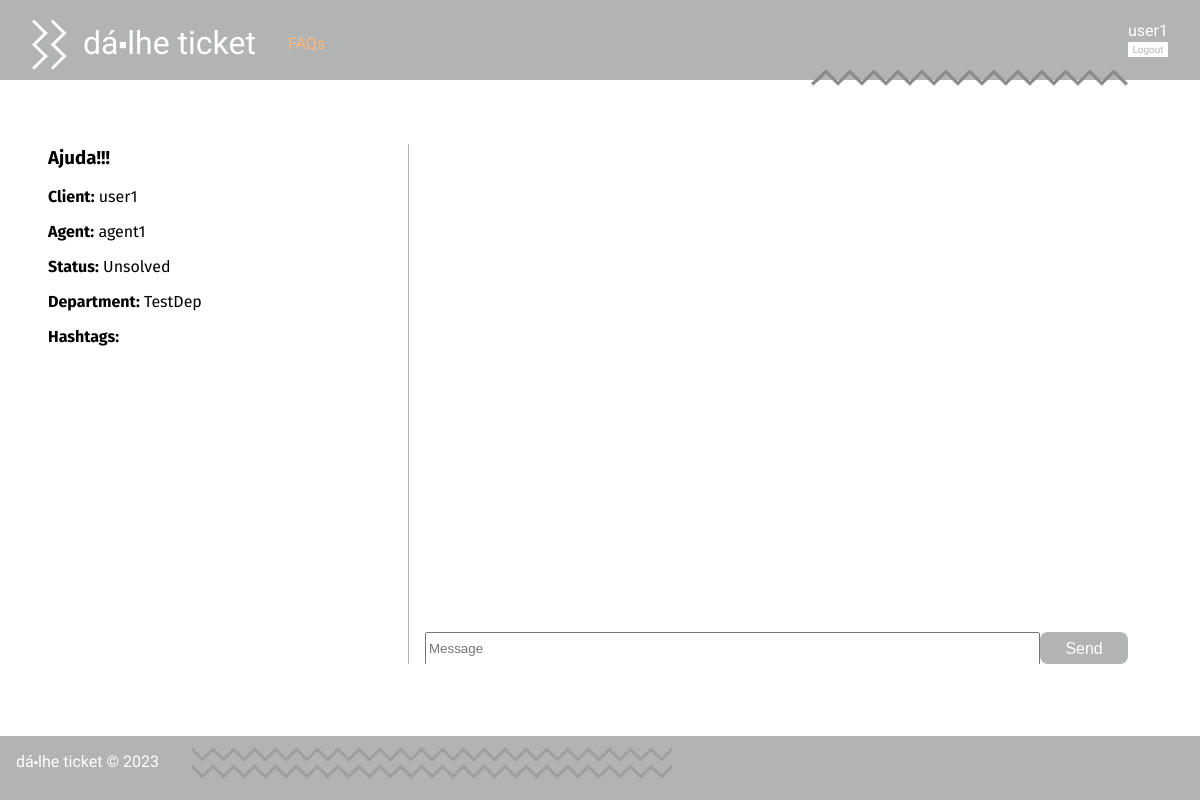
The app's page /pages/ticket.php?id=4 (signed in), older data.
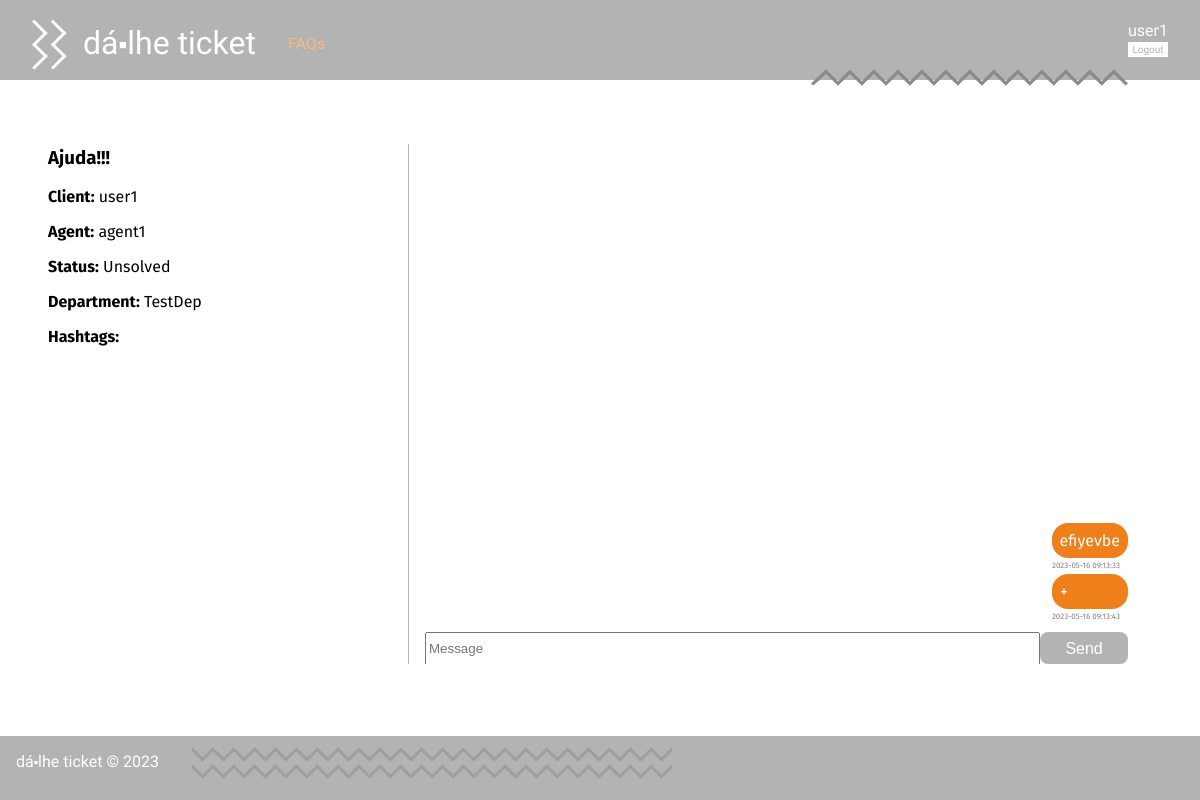
The same page, newer data.
### tables this page shows
CREATE TABLE Ticket(
   id integer primary key autoincrement,
   title varchar(60) not null,
   client varchar(20) not null,
   agent varchar(20),
   status varchar(10) not null,
   department varchar(20),
   foreign key (client) references User(username),
   foreign key (agent) references User(username),
   foreign key (department) references Department(name)
);

CREATE TABLE Message(
   id integer primary key autoincrement,
   ticketId integer not null,
   isFromClient boolean not null,
   message text not null,
   author varchar(20) not null,
   datetime datetime not null,
   foreign key (ticketId) references Ticket(id)
);

### pages/ticket.php (called while the page is built, shortened)
<?php
    require_once(__DIR__ . '/../database/connection.db.php');
    require_once(__DIR__ . '/../database/ticket.class.php');
    require_once(__DIR__ . '/../database/user.class.php');
    require_once(__DIR__ . '/../templates/common.tpl.php');
    require_once(__DIR__ . '/../templates/ticket.tpl.php');
    require_once(__DIR__ . '/../utils/session.php');
    $session = new Session();
    $db = getDatabaseConnection();
    drawHeader();
    $ticket = Ticket::getTicketById($db, intval($_GET['id']));
    drawTicket($db, $ticket);
    drawFooter();
?>

### utils/session.php (called while the page is built, shortened)
<?php
  class Session {
    public function isLoggedIn() : bool {
      return isset($_SESSION['id']);
    }
    public function getName() : ?string {
      return isset($_SESSION['name']) ? $_SESSION['name'] : null;
    }
  }
?>

### database/ticket.class.php (called while the page is built, shortened)
<?php
class Ticket {
    public function __construct(int $id, string $title, string $client, ?string $agent, string $status, string $department) {
        $this->id = $id;
        $this->title = $title;
        $this->client = $client;
        $this->agent = $agent;
        $this->status = $status;
        $this->department = $department;
    }
    static public function getTicketById(PDO $db, int $id) : Ticket {
        $stmt = $db->prepare('SELECT * from Ticket WHERE id = ?');
        $stmt->execute(array($id));
        $line = $stmt->fetchAll()[0];
        $ticket = new Ticket(
            $line['id'],
            $line['title'],
            $line['client'],
            $line['agent'],
            $line['status'],
            $line['department'],
        );
        return $ticket;
    }
}
?>

### database/user.class.php (called while the page is built, shortened)
<?php
class User{
  public function __construct(string $name, string $username, string $email, string $type, string $department, int $ticket_count, int $closed_tickets){
    $this->username = $username;
  }
  static public function getUserTypeByUsername(PDO $db, string $username) : string {
    $stmt = $db->prepare('SELECT type from User where username = ?');
    $stmt->execute(array($username));
    return $stmt->fetchAll()[0]['type'];
  }
  static public function getUserByUsername(PDO $db, string $username) : User {
    $stmt = $db->prepare('SELECT * from User where username = ?');
    $stmt->execute(array($username));
    $user = $stmt->fetchAll()[0];
    return new User(
      $user['name'],
      $user['username'],
      $user['email'],
      $user['type'],
      $user['department'],
      intval($user['ticket_count']),
      intval($user['closed_tickets'])
    );
  }
}
?>

### database/message.class.php (called while the page is built, shortened)
<?php
  require_once(__DIR__ . '/../utils/session.php');
  class Message{
    public string $author;
    public function __construct(int $id, int $ticketId, bool $isFromClient, string $message, string $author, string $datetime){
      $this->message = $message;
      $this->author = $author;
      $this->datetime = $datetime;
    }
    public function isMine(PDO $db){
      $session = new Session();
      return $this->author == $session->getName();
    }
    static public function getAllMessagesAndChangesFromTicket(PDO $db, int $id) : array {
        $stmt = $db->prepare('
            SELECT m.id, m.ticketId, m.isFromClient, m.message, m.author, m.datetime
            FROM Message m JOIN Ticket t
            ON m.ticketId = t.id
            WHERE t.id = ?
        ');
        $stmt->execute(array($id));
        $messages = array();
        while($message = $stmt->fetch()){
            $messages[] = new Message(
            $message['id'],
            intval($message['ticketId']),
            $message['isFromClient'] == 1,
            $message['message'],
            $message['author'],
            $message['datetime']
            );
        }
        $stmt = $db->prepare('
            SELECT m.id, m.ticketId, m.agent, m.action, m.datetime
            FROM Change m JOIN Ticket t
            ON m.ticketId = t.id
            WHERE t.id = ?
        ');
        $stmt->execute(array($id));
        $changes = array();
        $all = array_merge($messages, $changes);
        usort($all, function($a, $b){
            return strtotime($a->datetime) > strtotime($b->datetime);
        });
        return $all;
    }
  }
?>

### templates/ticket.tpl.php (the view, shortened to what this page needs)
<?php
    require_once(__DIR__ . '/../database/ticket.class.php');
    require_once(__DIR__ . '/../database/message.class.php');
?>
<?php function drawTicket(PDO $db, Ticket $ticket) {
    $session = new Session();
    $me = User::getUserByUsername($db, $session->getName());
    ?>
    <div class="ticket_details">
        <div class="ticket_info">
            <h3><?= $ticket->title ?></h3>
            <div class="ticket_client"><span class="bold">Client:</span> <?= $ticket->client ?></div>
            <?php if($ticket->agent !== null) { ?>
                <div class="ticket_agent"><span class="bold">Agent:</span> <?= $ticket->agent ?></div>
            <?php } ?>
            <div class="ticket_status"><span class="bold">Status:</span> <?= $ticket->status ?></div>
            <div class="ticket_department"><span class="bold">Department:</span> <?= $ticket->department ?></div>
            <div class="ticket_hashtags"><span class="bold">Hashtags: </span>
            </div>
        </div>
        <?php
            if(User::getUserTypeByUsername($db, $session->getName()) == 'admin' || $session->getName() == $ticket->agent || $session->getName() == $ticket->client || $ticket->agent == null) {
        ?>
        <div class="ticket_messages">
            <div class="message_list">
        <?php
            foreach(Message::getAllMessagesAndChangesFromTicket($db, $ticket->id) as $message) {
                if($message instanceof Message) {?>
                    <div class="ticket_message <?= $message->isMine($db) ? 'right' : 'left' ?>">
                        <div class="ticket_message_text"><p><?= $message->message ?></p></div>
                        <div class="date_not_hidden"><?= $message->datetime ?></div>
                    </div>
                <?php }
            }
            if (($ticket->client == $me->username || $ticket->agent == $me->username) && $ticket->status == 'Unsolved') {
                ?>
                </div>
            <form class="send_message" method=post action="../actions/action_send_message.php">
                <input type="text" name="message" placeholder="Message">
                <button class="message_button"type="Submit">Send</button>
            </form>
        </div>
    <?php } ?>
<?php } ?>
<?php } ?>

### templates/common.tpl.php (shortened to what this page needs)
<?php
  $name = 'Dá⬝lhe Ticket';
  require_once(__DIR__ . '/../utils/session.php');
  $session = new Session();
?>
<?php function drawHeader(bool $is_index = false) {
  global $session; ?>
<!DOCTYPE html>
<html lang="en-US">
  <head>
    <?php if($is_index){ ?>
      <link rel="stylesheet" href="../css/index.css">
      <link rel="stylesheet" href="../css/animation.css">
      <script src="../js/animation.js" defer></script>
    <?php } else { ?>
      <link rel="stylesheet" href="../css/style.css">
      <link rel="stylesheet" href="../css/header.css">
    <?php } ?>
  </head>
  <body>
    <header>
      <h1 class="hidden"><a href="/"><?php global $name; echo $name; ?></a></h1>
      <section class="header_options hidden">
        <a href="../pages/faqs.php" class="faqs">FAQs</a>
      </section>
      <section class="header_login hidden">
        <?php
          if ($session->isLoggedIn()) {
            drawLogoutForm($session);
          } else {
            drawLoginForm($session);
          } ?>
      </section>
      <img src="../img/riscas4.png" class="riscas_header">
    </header>
    <main>
<?php } ?>
<?php function drawFooter() { ?>
    </main>
    <footer class="hidden">
      <?php global $name; echo $name; ?> &copy; 2023
      <img src="../img/riscas2.png" class="riscas_footer">
    </footer>
  </body>
</html>
<?php } ?>
<?php function drawLogoutForm(Session $session) { ?>
  <form action="../actions/action_logout.php" method="post" class="logout hidden">
    <a href="../pages/profile.php?username=<?=$session->getName()?>"><?=$session->getName()?></a>
    <button type="submit">Logout</button>
  </form>
<?php } ?>

### css/style.css (style rules this page uses)
body { font-family: 'Allerta Stencil', sans-serif; margin: 0; padding: 0; display: grid; grid-template-columns: auto; grid-template-rows: 5em auto 4em; grid-template-areas: "header" "main" "footer"; min-height: 100vh; background-color: #b2b3b3; }
header:first-of-type { grid-area: header; }
footer:last-of-type { max-height: 5em; color: #ffffff; background-color: #b2b3b3; grid-area: footer; padding: 1em; }
main { font-family: 'Fira Sans', sans-serif; display: grid; justify-content: start; align-content: start; grid-area: main; background-color: #ffffff; padding: 3em; }
footer * { display: block; }
footer { text-transform: lowercase; }
form * { display: block; }
a { text-decoration: none; color: orange; }
button { background-color: #b2b3b3; color: #ffffff; border: none; border-radius: 0.5em; padding: 0.5em; font-size: 1em; font-weight: 100; cursor: pointer; margin: 1em 0; }
p { overflow-wrap: break-word; }
.username, .email, .type, .ticket_client, .ticket_agent, .ticket_status, .ticket_department, .ticket_hashtags, .agent_department, .assigned_tickets, .solved_tickets { margin-bottom: 1em; }
.bold { font-weight: bold; }
.send_message { display: grid; grid-template-columns: 7fr 1fr; height: 2em; }
.send_message * { height: 2em; margin: 0; }
@media (min-width: 50em) { .ticket_details { display: grid; grid-template-columns: 30vw 60vw; grid-template-rows: 67vh; grid-template-areas: "left right"; } }
@media (min-width: 50em) { .ticket_details .ticket_info { grid-area: left; padding-right: 1em; } }
@media (min-width: 50em) { .ticket_details .ticket_messages { grid-area: right; height: 100 vh; overflow-y: scroll; border-left-color: #b2b3b3; border-left-style: solid; border-left-width: 1px; border-top: none; padding-left: 1em; margin-top: 3.7em; padding-top: 0; align-self: end; justify-self: stretch; min-width: none; height: 65vh; display: grid; grid-template-rows: auto 2.5em; grid-template-areas: "message_list" "form"; } }
@media (min-width: 50em) { .message_list { grid-area: message_list; align-self: end; } }
@media (min-width: 50em) { .ticket_messages .send_message { grid-area: form; align-self: end; } }
.ticket_message_text { display: inline-block; border-radius: 1em; padding: 0.5em; }
.right { display: grid; justify-content: end; grid-template-areas: "right" "date"; }
.right .ticket_message_text { grid-area: right; background-color: #ef7f1a; }
.right p { display: inline; margin: 0; color: white }
.date_not_hidden { grid-area: date; display: block; color: grey; font-size: 0.5em; margin-top: 0.2rem; }
.right .date_not_hidden { justify-self: end; margin-right: 0.5rem; }
.ticket_message { margin-bottom: 0.2em; }
.ticket_messages .send_message { margin-top: 1em; }
.riscas_footer { position: relative; bottom: 1.5em; left: 11em; z-index: 100000; }
img.riscas_footer { height: 2em; width: 40vw; object-fit: cover; }

Row changes from the older to the newer data that the page shows:
added message: message "efiyevbe", datetime "2023-05-16 09:13:33"
added message: message "+", datetime "2023-05-16 09:13:43"
